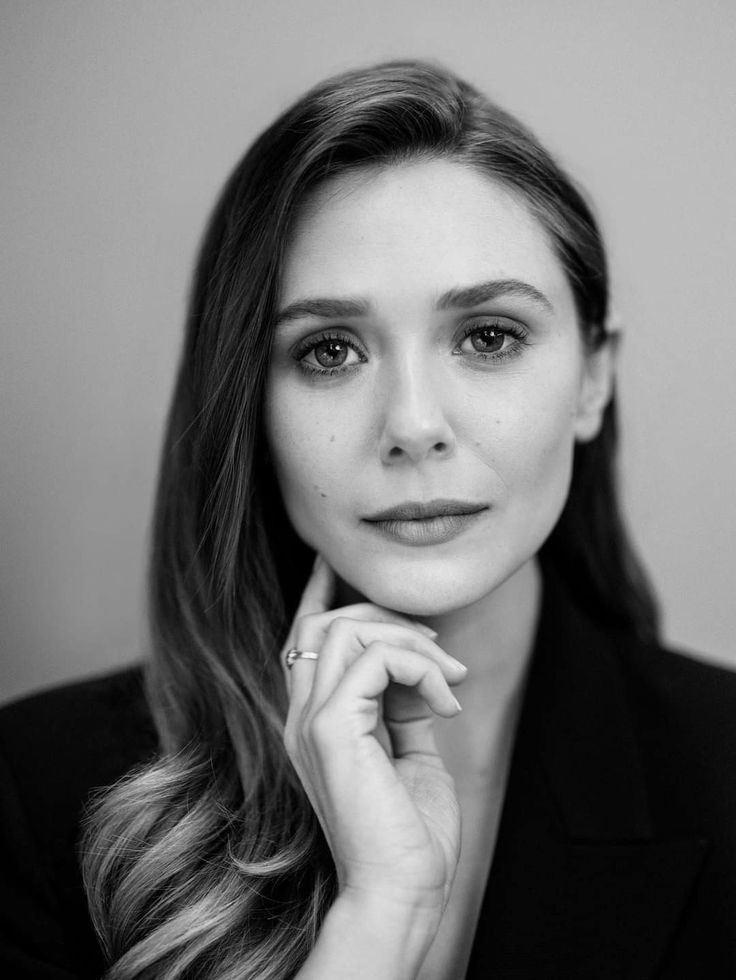
#> input picture _ (10).jpeg, 736 x 980 px
$ jupyter execute Local_binary_pattern.ipynb   (shell and % lines are left out)
#> lines starting #> are read from the running program, lines starting #| are printed output that depends on the picture; after the words box and inside, x2 and y2 are one past the last pixel; in counts of white or black regions, pixels touching at a corner belong together
* *Amina Ahmad      (NIM-BSCS-2021-27)*

# **Built In**

Step 1: Set Up the Environment

[cell 1]
# Install necessary libraries

Step 2: Import Libraries

[cell 2]
import cv2
import numpy as np
import matplotlib.pyplot as plt
from skimage.feature import local_binary_pattern

Step 3: Upload and Read the Image

[cell 3]
from google.colab import files
from skimage import io

# Upload an image
uploaded = files.upload()
#> the answer given: _ (10).jpeg

# Read the image
image_path = list(uploaded.keys())[0]
image = io.imread(image_path)
#> image is the input picture: shape (980, 736, 3); min 0, max 249, mean 113.8

Step 4: Convert the Image to Grayscale

[cell 4]
# Convert to grayscale
gray_image = cv2.cvtColor(image, cv2.COLOR_BGR2GRAY)

# Display the grayscale image
plt.imshow(gray_image, cmap='gray')
plt.title('Grayscale Image')
plt.axis('off')
plt.show()

Step 5: Compute the Local Binary Pattern

[cell 5]
# Set parameters for LBP
radius = 1  # Radius of circle
n_points = 8 * radius  # Number of points to consider

# Compute LBP
lbp = local_binary_pattern(gray_image, n_points, radius, method='uniform')
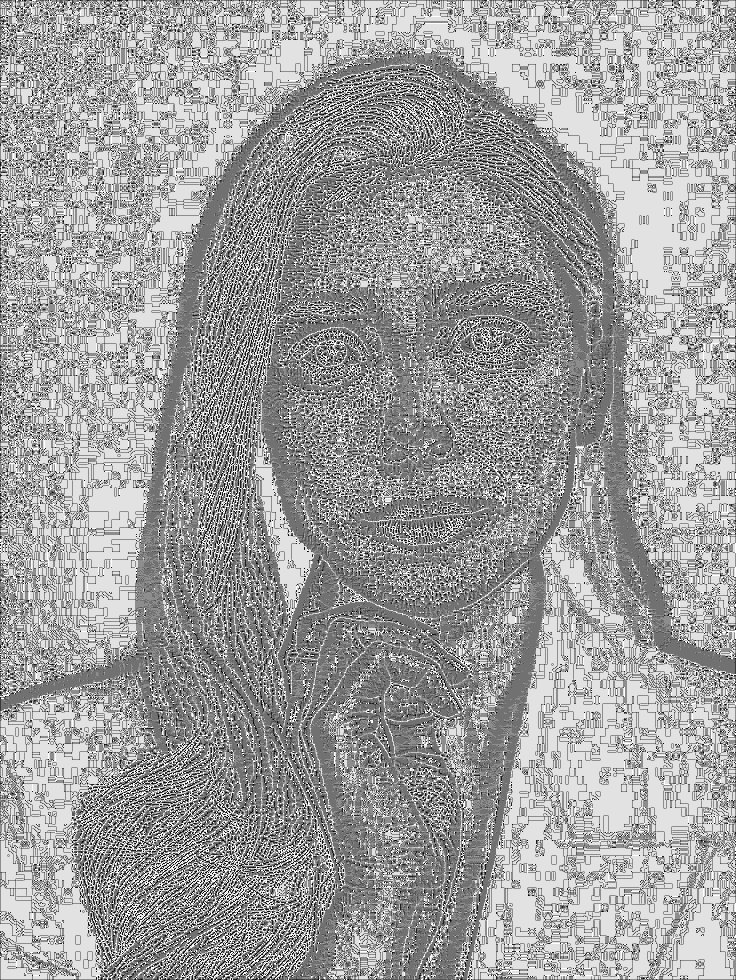
#> lbp: shape (980, 736) float64; min 0, max 9, mean 5.61; drawn with min black and max white

# Display the LBP image
plt.imshow(lbp, cmap='gray')
plt.title('Local Binary Pattern')
plt.axis('off')
plt.show()

Step 6: Compute and Plot the Histogram of LBP

[cell 6]
# Compute the histogram
n_bins = int(lbp.max() + 1)
#> n_bins = 10
hist, bins = np.histogram(lbp, bins=n_bins, range=(0, n_bins), density=True)
#> hist = [0.0155, 0.0395, 0.0182, 0.0963, 0.163, 0.207, 0.058, 0.0655, 0.28, 0.0579]; bins = [0, 1, 2, 3, 4, 5, 6, 7, 8, 9, 10]

# Plot the histogram
plt.bar(bins[:-1], hist, width=0.5, edgecolor='black')
plt.title('Histogram of LBP')
plt.xlabel('LBP value')
plt.ylabel('Frequency')
plt.show()
#> figure, not shown here; tallest bar 0.28 high, from x = 7.75 to 8.25

Step 7: Highlight LBP Patterns on the Original Image

[cell 7]
# Create a mask for LBP value 2
mask = lbp == 8
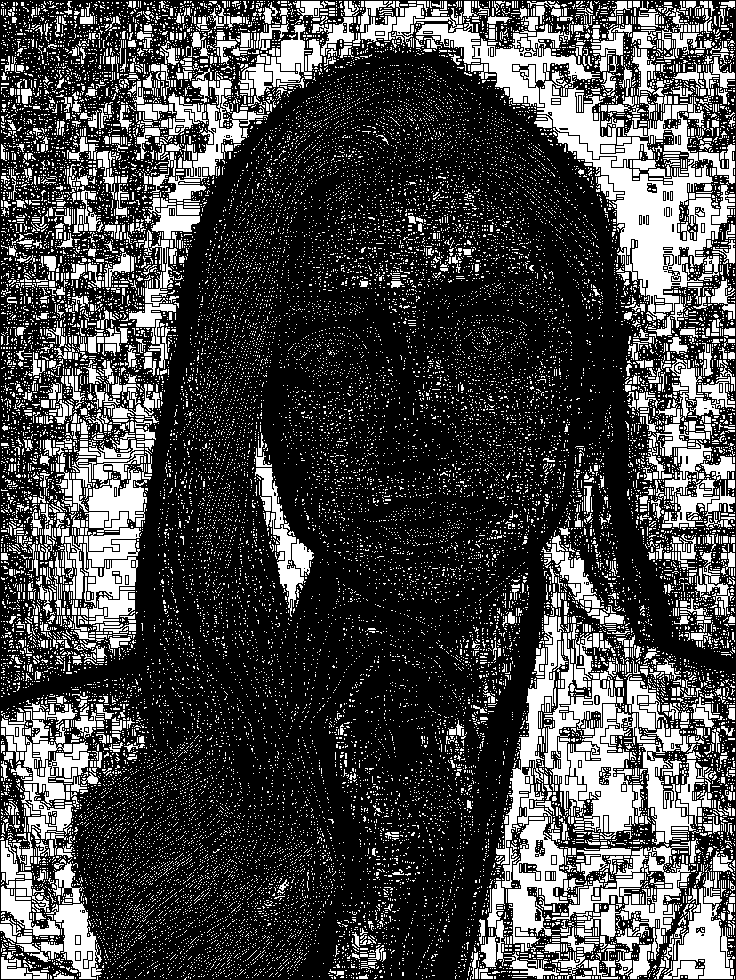
#> mask: shape (980, 736) bool; 28% white; 26708 white regions (25432 under 20 px), largest, box (x1, y1, x2, y2) and area: (553, 105, 720, 320) 9377, (568, 704, 635, 839) 3575, (508, 817, 568, 951) 3394

# Create a copy of the original image to overlay the mask
highlighted_image = image.copy()
highlighted_image[mask] = [255, 0, 0]  # Highlight with red color
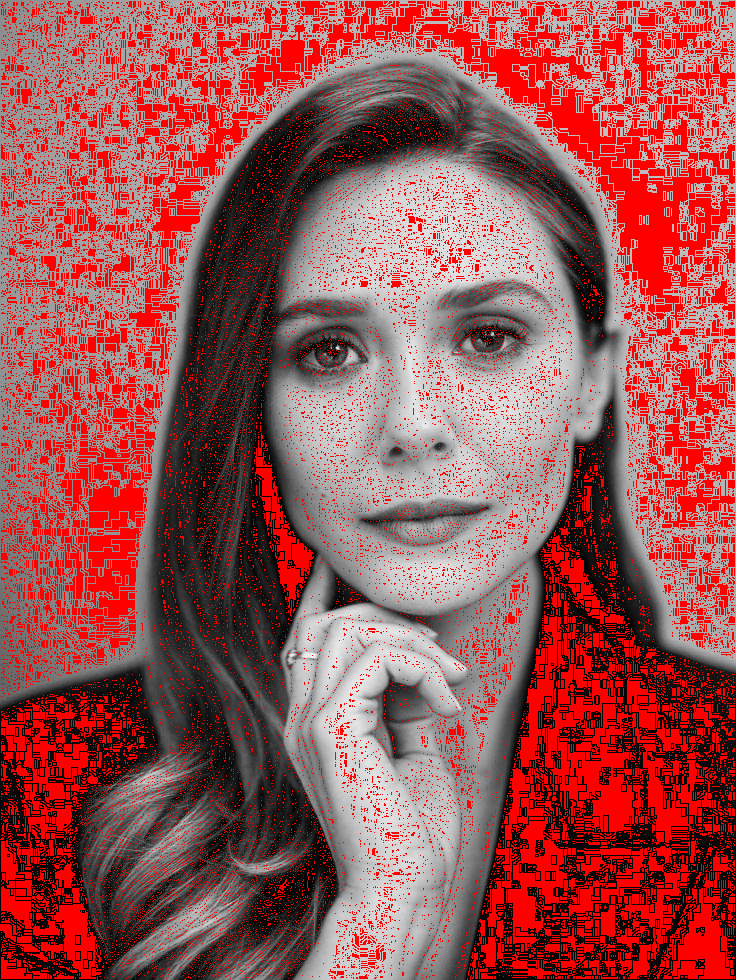
#> highlighted_image: shape (980, 736, 3); mean R, G, B 155, 83.7, 83.7

# Display the highlighted image
plt.imshow(cv2.cvtColor(highlighted_image, cv2.COLOR_BGR2RGB))
plt.title('Highlighted LBP Patterns (Value = 8)')
plt.axis('off')
plt.show()
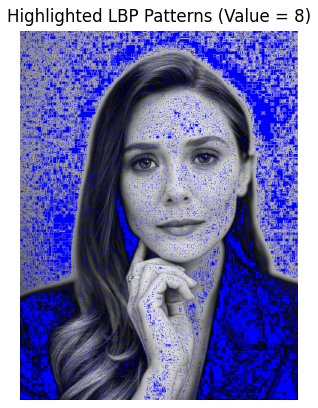
#> figure drawn by matplotlib, 1 panel; B, G, R data is drawn as R, G, B

# **Customized Algorithm**

Step 1: Set Up the Environment

[cell 8]
# Install necessary libraries

Step 2: Import Libraries

[cell 9]
import cv2
import numpy as np
import matplotlib.pyplot as plt

Step 3: Upload and Read the Image

[cell 10]
from google.colab import files

# Upload an image
uploaded = files.upload()
#> the answer given: _ (10).jpeg

# Read the image
image_path = list(uploaded.keys())[0]
image = cv2.imread(image_path)

Step 4: Convert the Image to Grayscale

[cell 11]
# Convert to grayscale
gray_image = cv2.cvtColor(image, cv2.COLOR_BGR2GRAY)

# Display the grayscale image
plt.imshow(gray_image, cmap='gray')
plt.title('Grayscale Image')
plt.axis('off')
plt.show()

Step 5: Implement the Custom LBP Function

[cell 12]
def custom_lbp(image):
    # Get dimensions of the image
    rows, cols = image.shape
#> rows = 980; cols = 736
    # Initialize the LBP image
    lbp_image = np.zeros((rows, cols), dtype=np.uint8)

    # Iterate over each pixel (excluding the border pixels)
    for i in range(1, rows-1):
        for j in range(1, cols-1):
            center = image[i, j]
            binary_string = ''
            # Compare with the 8 neighbors
            binary_string += '1' if image[i-1, j-1] >= center else '0'  # Top-left
            binary_string += '1' if image[i-1, j] >= center else '0'    # Top
            binary_string += '1' if image[i-1, j+1] >= center else '0'  # Top-right
            binary_string += '1' if image[i, j+1] >= center else '0'    # Right
            binary_string += '1' if image[i+1, j+1] >= center else '0'  # Bottom-right
            binary_string += '1' if image[i+1, j] >= center else '0'    # Bottom
            binary_string += '1' if image[i+1, j-1] >= center else '0'  # Bottom-left
            binary_string += '1' if image[i, j-1] >= center else '0'    # Left

            # Convert binary string to decimal
            lbp_value = int(binary_string, 2)
            lbp_image[i, j] = lbp_value
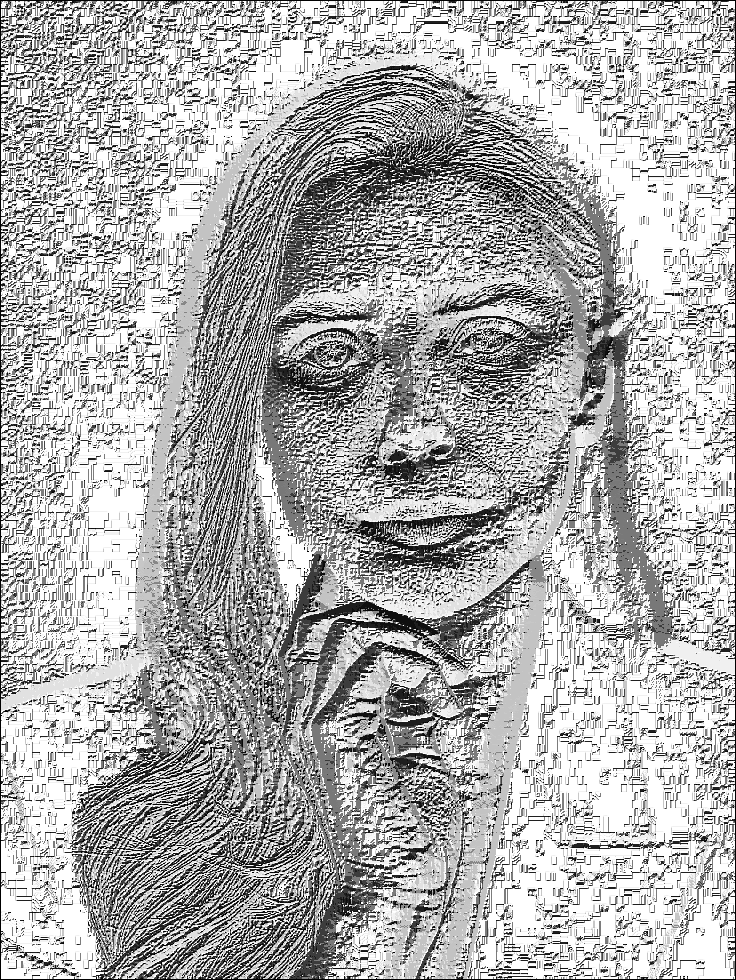
#> lbp_image: shape (980, 736); min 0, max 255, mean 174.3

    return lbp_image

# Compute the LBP image
lbp_image = custom_lbp(gray_image)

# Display the LBP image
plt.imshow(lbp_image, cmap='gray')
plt.title('Custom LBP Image')
plt.axis('off')
plt.show()

Step 6: Compute and Plot the Histogram of LBP

[cell 13]
# Compute the histogram
hist, bins = np.histogram(lbp_image.ravel(), bins=256, range=(0, 256), density=True)
#> hist = 256 values, max 0.276 at index 255, min 5.55e-06 at index 168, mean 0.00391; bins = 257 values from 0 to 256

# Plot the histogram
plt.bar(bins[:-1], hist, width=0.5, edgecolor='blue')
plt.title('Histogram of Custom LBP')
plt.xlabel('LBP value')
plt.ylabel('Frequency')
plt.show()
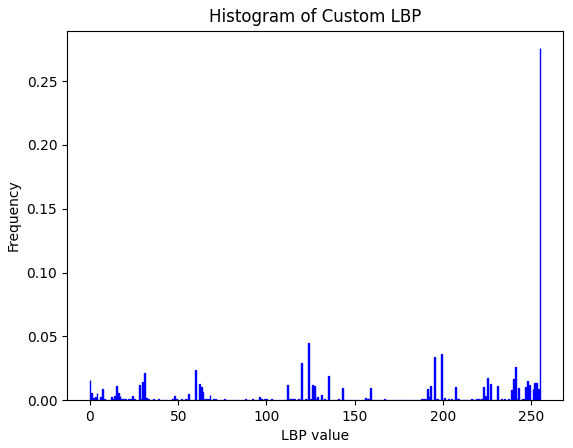
#> figure drawn by matplotlib, 1 panel; tallest bar 0.276 high, from x = 254.8 to 255.2

Step 7: Highlight Specific LBP Patterns on the Original Image

[cell 14]
# Create a mask for LBP value 2
mask = lbp_image == 255
#> mask: shape (980, 736) bool; 27.6% white; 26022 white regions (24746 under 20 px), largest, box (x1, y1, x2, y2) and area: (553, 105, 720, 320) 9377, (568, 704, 635, 839) 3573, (508, 817, 568, 951) 3394

# Create a copy of the original image to overlay the mask
highlighted_image = image.copy()
highlighted_image[mask] = [255, 0, 0]  # Highlight with red color
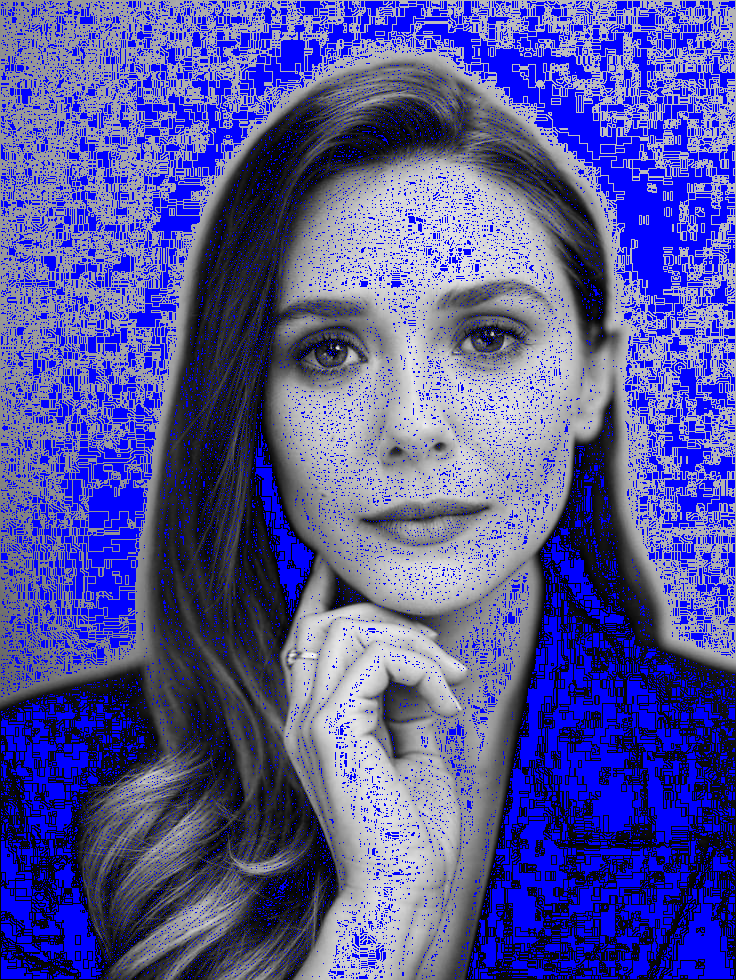
#> highlighted_image: shape (980, 736, 3); mean B, G, R 154.3, 83.9, 83.9

# Display the highlighted image
plt.imshow(cv2.cvtColor(highlighted_image, cv2.COLOR_BGR2RGB))
plt.title('Highlighted LBP Patterns (Value = 255)')
plt.axis('off')
plt.show()
